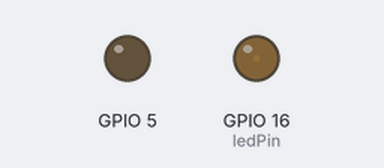
This sketch was run on a simulated ESP32. On the bench: output pins drawn as LEDs (lit = HIGH).

Above: at 0.05 s.
At 2.15 s:
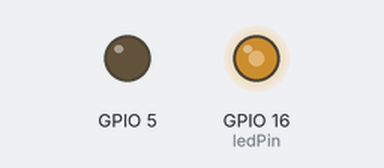
At 3.45 s:
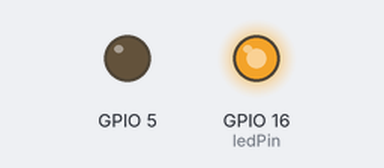
At 6.9 s:
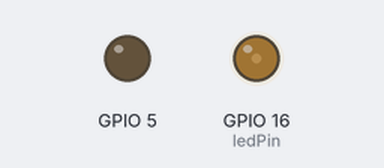
Timing chart, 0 to 10.0 s (numbered marks = the images above):
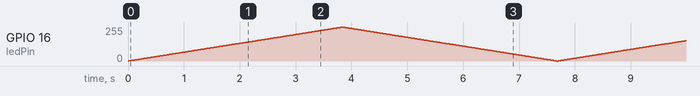

The sketch:

Program_Contoh.ino
```cpp
// 10 September 2023
// Alfan, Ayum, Rani
// Program Contoh PWM dengan LED

// mengatur pin yang terhubung ke LED
const int ledPin = 16;            // LED terhubung ke pin GPIO16

// Mengatur pengaturan PWM
const int freq = 5000;
const int ledChannel = 0;         //PWM Channel
const int resolution = 8;         //resolution bit

void setup() {
  // Mengkonfigurasi PWM LED
  ledcSetup(ledChannel, freq, resolution);

  // menghubungkan channel ke GPIO agar bisa dikendalikan
  ledcAttachPin(ledPin, ledChannel);
  pinMode(5, OUTPUT);
  digitalWrite(5, LOW);
}

void loop() {
  // meningkatkan cahaya LED
  for (int dutyCycle = 0; dutyCycle <= 255; dutyCycle++) {
    // mengatur keterangan cahaya LED dengan PWM
    ledcWrite(ledChannel, dutyCycle);
    delay(15);
  }
  // mengurangi cahaya LED
  for (int dutyCycle = 255; dutyCycle >= 0; dutyCycle--) {
    // mengatur keterangan cahaya LED dengan PWM
    ledcWrite(ledChannel, dutyCycle);
    delay(15);
  }
}
```
